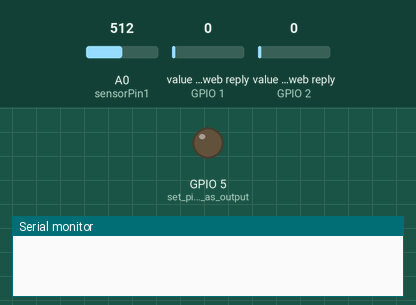
Simulated run of this sketch. Board: ESP8266 (NodeMCU). On the bench: output pins drawn as LEDs (lit = HIGH), the last lines printed to the serial monitor. The test bench sets the inputs (shaded band); at power-on: A0 (sensorPin1) = 512, value in the web reply (sensors on GPIO 1, GPIO 2) 0. WiFi joins after 1.5 s; servers stay silent unless stated; web services answer with replies made up by the test bench.

Above: at 0.1 s.
At 123.0 s:
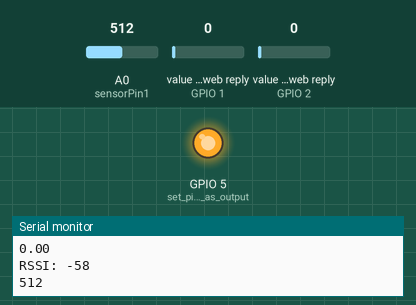
Timing chart, 0 to 124.5 s (numbered marks = the images above):
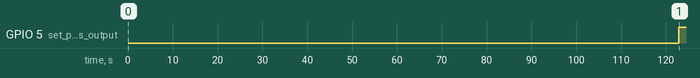

The sketch:

Day_6.ino
```cpp
/* task
17a: Print the WiFi RSSI of the ESP8266 to a ThingSpeak channel
17b: Add a two variable graph and fill it with either
• RSSI and LED on/off
• Data from two of your sensors
(you will need to add this to your breadboard)
17c: Explore the possibilities writing to and reading from ThingSpeak
*/


#include <ESP8266WiFi.h>
#include <ThingSpeak.h>
//#include <WiFi.h>

const char* ssid = "Hakoniphone"; //username of WiFi
const char* pass = "hakon2003";   // Password of Wifi

WiFiClient client;

unsigned long channelID = 2808259;        //your TS channal
const char * APIKey = "N6U2NV58FVH6SL9B"; //your APIKey
const int postDelay = 20 * 1000;          //post data every 20 seconds

const char* server = "api.thingspeak.com";

int sensorPin1 = A0;    // select the input pin for the potentiometer
int sensorValue1 = 0;   // variable to store the value coming from the sensor
int count=0;            // counitng to turn off LED
int statusCode = 0;     // used to check status


void setup() {
  Serial.begin(115200);   // enable serial monitor
  WiFi.begin(ssid, pass); // cornecting to WiFi
  pinMode(5, OUTPUT);      // set pin 5 as output
  ThingSpeak.begin(client); // Cornect to ThingSpeak
  client.connect(server, 80); //connect(URL, Port)
}


void loop() {

// Get WiFi RSSI
  int rssi = WiFi.RSSI();
  Serial.print("RSSI: ");
  Serial.println(rssi);


  // Reading the potentiometer value
  sensorValue1 = analogRead(sensorPin1);
  Serial.println(sensorValue1); //
  ThingSpeak.setField(1,sensorValue1); //set data on the 1 graph
  //ThingSpeak.writeFields(channelID, APIKey);//post everything to TS

  if (count > 2){ // tuns on LED
    digitalWrite(5, HIGH);// turning LED on
    ThingSpeak.setField(2,1); //set data on the 2 graph
    ThingSpeak.writeFields(channelID, APIKey);//post to the thingSpeak
  }
  else { // turns off LED
    ThingSpeak.setField(2,0); //set data on the 2 graph
    ThingSpeak.writeFields(channelID, APIKey);//post to the thingSpeak
    digitalWrite(5, LOW); // turning LED off
  }

  client.stop();
  delay(postDelay); //wait and then post again*/


 // reading part
  float temperatureInF2 = ThingSpeak.readFloatField(channelID, 1);
  float temperatureInF1 = ThingSpeak.readFloatField(channelID, 2);

  statusCode = ThingSpeak.getLastReadStatus(); // checking status
 if(statusCode == 200){ // if there is nothing wronge
   Serial.println(String(temperatureInF2));
   Serial.println(String(temperatureInF2));
 }
 else{ // wrinting error code
   Serial.println("Problem reading channel. HTTP error code " + String(statusCode));
 }

  delay(postDelay); //wait and then post again

  //changing the counte LED
  count++;
  count=count%4;
}
```

Measured:
- by itself, GPIO 5 (set_pin_5_as_output): LOW → HIGH at 123 s
